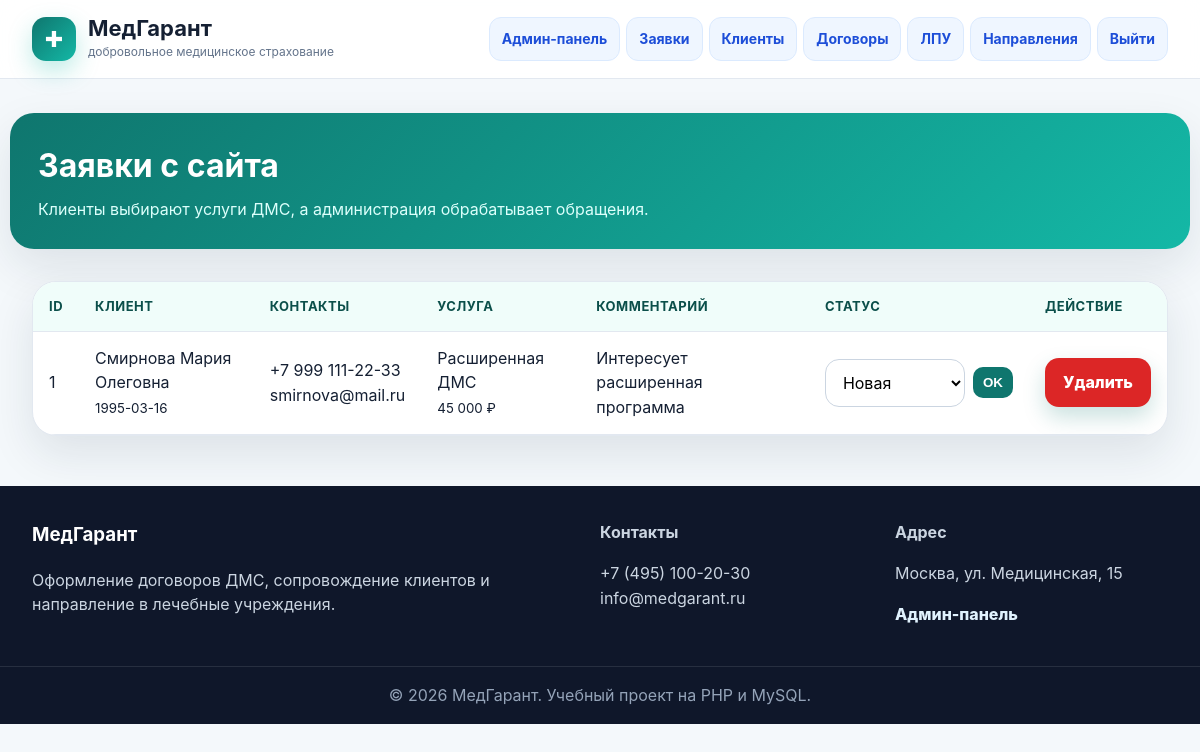
Page /applications.php (signed in) on the committed database.
### tables this page shows
CREATE TABLE service_applications (
  id INT AUTO_INCREMENT PRIMARY KEY,
  service_id INT NOT NULL,
  user_id INT NULL,
  full_name VARCHAR(150) NOT NULL,
  phone VARCHAR(50) NOT NULL,
  email VARCHAR(120),
  birth_date DATE NULL,
  comment TEXT,
  status ENUM('new','processing','approved','rejected') DEFAULT 'new',
  created_at TIMESTAMP DEFAULT CURRENT_TIMESTAMP,
  FOREIGN KEY (service_id) REFERENCES services(id) ON DELETE CASCADE,
  FOREIGN KEY (user_id) REFERENCES client_users(id) ON DELETE SET NULL
);

CREATE TABLE services (
  id INT AUTO_INCREMENT PRIMARY KEY,
  name VARCHAR(150) NOT NULL,
  description TEXT NOT NULL,
  price DECIMAL(10,2) NOT NULL,
  is_active TINYINT(1) DEFAULT 1,
  created_at TIMESTAMP DEFAULT CURRENT_TIMESTAMP
);

### includes/functions.php (called while the page is built, shortened)
<?php
function e($value) {
    return htmlspecialchars((string)$value, ENT_QUOTES, 'UTF-8');
}
?>

### applications.php (the view, shortened to what this page needs)
<?php require 'config/db.php'; require 'includes/auth.php'; require_admin();
$apps=$pdo->query('SELECT a.*, s.name service_name, s.price FROM service_applications a JOIN services s ON s.id=a.service_id ORDER BY a.id DESC')->fetchAll(); include 'includes/header.php'; ?>
<section class="page-hero container"><div class="page-title"><h1>Заявки с сайта</h1><p>Клиенты выбирают услуги ДМС, а администрация обрабатывает обращения.</p></div></section><section class="container"><div class="table-wrap"><table class="table"><tr><th>ID</th><th>Клиент</th><th>Контакты</th><th>Услуга</th><th>Комментарий</th><th>Статус</th><th>Действие</th></tr><?php foreach($apps as $a): ?><tr><td><?= $a['id'] ?></td><td><?= e($a['full_name']) ?><br><small><?= e($a['birth_date']) ?></small></td><td><?= e($a['phone']) ?><br><?= e($a['email']) ?></td><td><?= e($a['service_name']) ?><br><small><?= number_format($a['price'],0,',',' ') ?> ₽</small></td><td><?= e($a['comment']) ?></td><td><form method="post" class="inline-form"><select name="status"><option value="new" <?= $a['status']=='new'?'selected':'' ?>>Новая</option></select><button class="btn mini" type="submit">OK</button></form></td><td><a class="btn danger" onclick="return confirm('Удалить заявку?')" href="?delete=<?= $a['id'] ?>">Удалить</a></td></tr><?php endforeach; ?></table></div></section><?php include 'includes/footer.php'; ?>

### assets/style.css (style rules this page uses)
:root { --primary:#0f766e;--primary-dark:#0b4f4a;--accent:#14b8a6;--bg:#f4f8fb;--text:#152033;--muted:#64748b;--card:#fff;--border:#e2e8f0;--danger:#dc2626;--shadow:0 18px 45px rgba(15,35,60,.10) }
* { box-sizing:border-box }
body { margin:0;font-family:Inter,Arial,sans-serif;background:var(--bg);color:var(--text);line-height:1.55 }
.container { max-width:1180px;margin:0 auto;padding:0 22px }
.btn { display:inline-flex;align-items:center;justify-content:center;gap:8px;background:var(--primary);color:white;border:0;border-radius:14px;padding:12px 18px;font-weight:800;text-decoration:none;cursor:pointer;box-shadow:0 10px 22px rgba(15,118,110,.22) }
.btn.danger { background:var(--danger) }
.hero-card,.card,.form,.table-wrap { background:var(--card);border:1px solid var(--border);border-radius:24px;box-shadow:var(--shadow) }
.section-title h2,.page-title h1 { margin:0;font-size:32px }
.section-title p,.page-title p { color:var(--muted);margin:6px 0 0 }
.page-hero { padding:34px 0 12px }
.page-title { background:linear-gradient(135deg,#0f766e,#14b8a6);color:white;border-radius:24px;padding:28px;box-shadow:var(--shadow) }
.page-title p { color:#dcfffb }
input,select,textarea { width:100%;border:1px solid #cbd5e1;border-radius:14px;padding:12px 13px;background:white;font:inherit }
.table-wrap { overflow:auto;margin:20px 0 }
.table { width:100%;border-collapse:collapse;min-width:860px }
.table th,.table td { padding:14px 16px;border-bottom:1px solid var(--border);text-align:left }
.table th { background:#f0fdfa;color:var(--primary-dark);font-size:13px;text-transform:uppercase;letter-spacing:.04em }
.inline-form { display:flex;gap:8px;align-items:center }
.inline-form select { min-width:135px }
.btn.mini { padding:8px 10px;border-radius:10px;box-shadow:none }

### rows in the picture
service_applications: id "1", full_name "Смирнова Мария Олеговна", birth_date "1995-03-16", phone "+7 999 111-22-33", email "smirnova@mail.ru", service.name "Расширенная ДМС", service.price "45 000", comment "Интересует расширенная программа", status "Новая"

### other values in the picture
$title "Админ-панель"
$title "Заявки"
$title "Клиенты"
$title "Договоры"
$title "ЛПУ"
$title "Направления"
